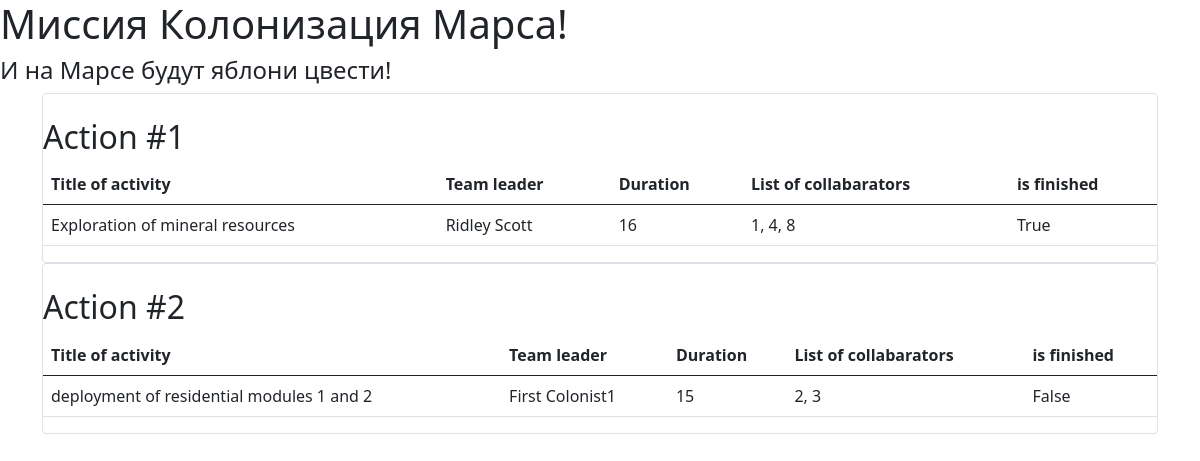
The page / on the database its author committed.
### data/jobs.py (models this page shows)
class Job(SqlAlchemyBase):
    __tablename__ = 'jobs'
    id = sqlalchemy.Column(sqlalchemy.Integer,
                           primary_key=True, autoincrement=True)
    job = sqlalchemy.Column(sqlalchemy.String, nullable=True)
    work_size = sqlalchemy.Column(sqlalchemy.Integer, nullable=True)
    collaborators = sqlalchemy.Column(sqlalchemy.String, nullable=True)
    start_date = sqlalchemy.Column(sqlalchemy.DateTime,
                                   default=datetime.datetime.now)
    end_date = sqlalchemy.Column(sqlalchemy.DateTime,
                                 default=datetime.datetime.now)
    is_finished = sqlalchemy.Column(sqlalchemy.Boolean, default=False)
    team_leader = sqlalchemy.Column(sqlalchemy.Integer,
                                       sqlalchemy.ForeignKey("users.id"))
    user = orm.relationship('User')

### data/users.py (models this page shows, shortened)
class User(SqlAlchemyBase):
    __tablename__ = 'users'
    id = sqlalchemy.Column(sqlalchemy.Integer,
                           primary_key=True, autoincrement=True)
    surname = sqlalchemy.Column(sqlalchemy.String, nullable=True)
    name = sqlalchemy.Column(sqlalchemy.String, nullable=True)
    age = sqlalchemy.Column(sqlalchemy.Integer, nullable=True)
    position = sqlalchemy.Column(sqlalchemy.String, nullable=True)
    speciality = sqlalchemy.Column(sqlalchemy.String, nullable=True)
    address = sqlalchemy.Column(sqlalchemy.String, nullable=True)
    email = sqlalchemy.Column(sqlalchemy.String,
                              index=True, unique=True, nullable=True)
    hashed_password = sqlalchemy.Column(sqlalchemy.String, nullable=True)
    modified_date = sqlalchemy.Column(sqlalchemy.DateTime,
                                      default=datetime.datetime.now)

### main.py (the view)
@app.route("/")
def index():
    db_sess = db_session.create_session()
    jobs = db_sess.query(Job).all()
    return render_template("index.html", jobs=jobs)

### data/db_session.py (called while the page is built)
def create_session() -> Session:
    global __factory
    return __factory()

### templates/index.html
{% extends "base.html" %} {% block content %} {% for item in jobs %}
<div class="col-md6 border rounded">
  <br>
  <h2>Action #{{ item.id }}</h2>
  <table class="table">
    <thead>
      <tr>
        <th scope="col">Title of activity</th>
        <th scope="col">Team leader</th>
        <th scope="col">Duration</th>
        <th scope="col">List of collabarators</th>
        <th scope="col">is finished</th>
      </tr>
    </thead>
    <tbody>
      <tr>
        <td>{{ item.job }}</td>
        <td>{{ item.user.name }} {{item.user.surname}}</td>
        <td>{{ item.work_size }}</td>
        <td>{{ item.collaborators }}</td>
        <td>{{ item.is_finished }}</td>
      </tr>
    </tbody>
  </table>
</div>
{% endfor %} {% endblock %}

### templates/base.html (shortened to what this page needs)
<!DOCTYPE html>
<html lang="en">
  <head>
    <link
      rel="stylesheet"
      href="https://cdn.jsdelivr.net/npm/bootstrap@5.0.0-beta1/dist/css/bootstrap.min.css"
    />
  </head>
  <body>
    <h1>Миссия Колонизация Марса!</h1>
    <h4>И на Марсе будут яблони цвести!</h4>
    <main role="main" class="container">{% block content %}{% endblock %}</main>
  </body>
</html>

### rows shown on the page
Job: id "1", job "Exploration of mineral resources", user.name "Ridley", user.surname "Scott", work_size "16", collaborators "1, 4, 8", is_finished "True"
Job: id "2", job "deployment of residential modules 1 and 2", user.name "First", user.surname "Colonist1", work_size "15", collaborators "2, 3", is_finished "False"
